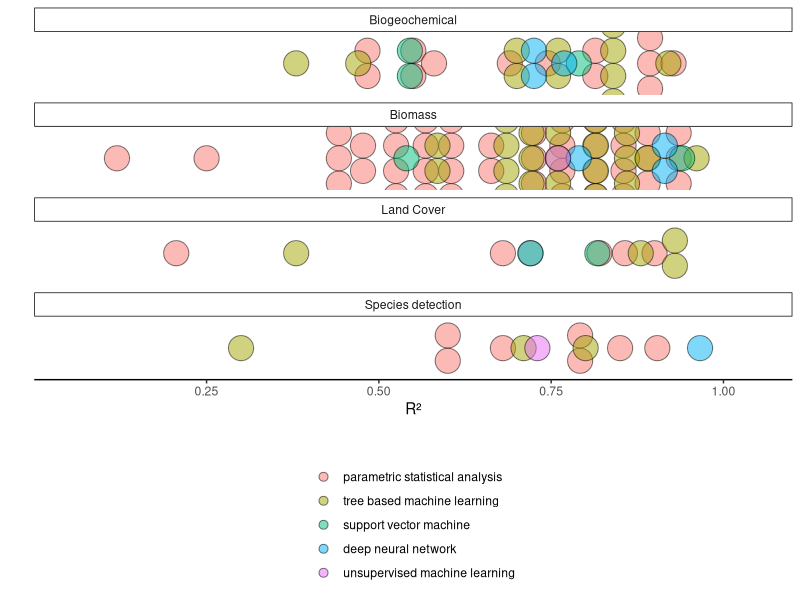
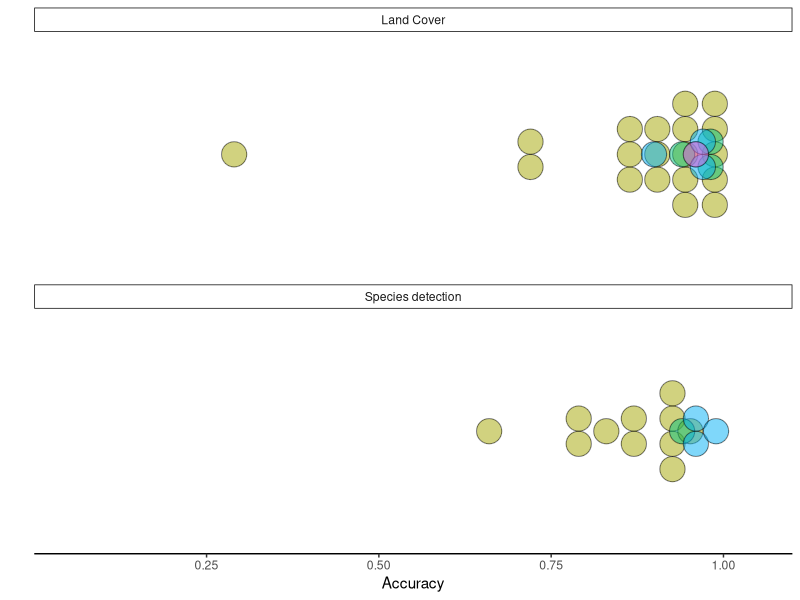
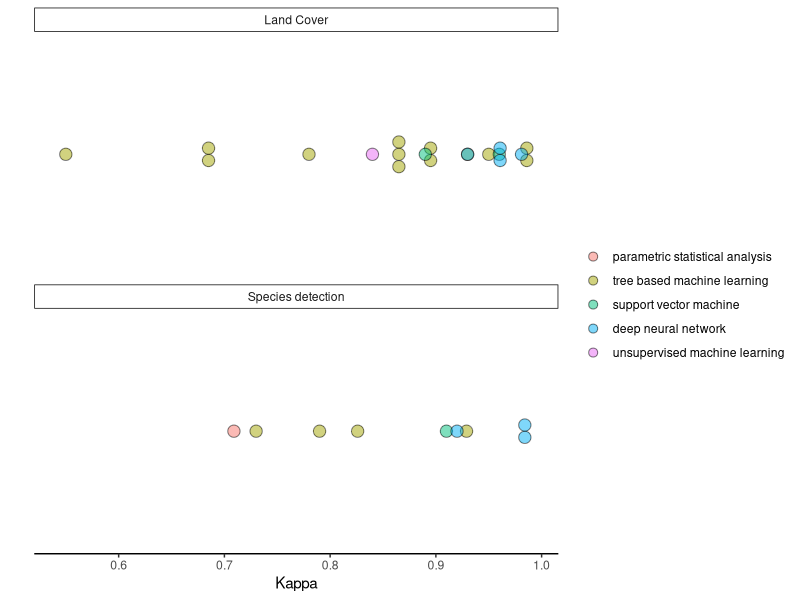
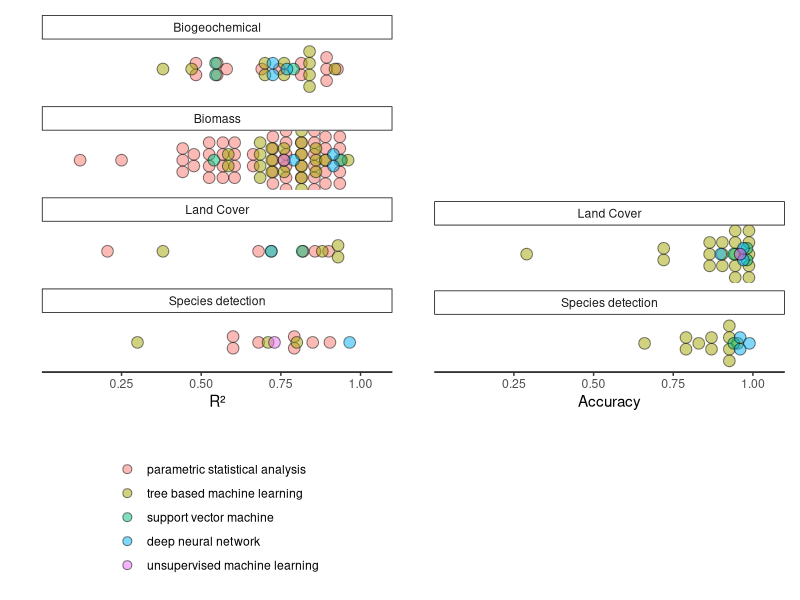

The R source for these figures, in order:
### load packages

library(tidyverse)
library(ggplot2)
library(readxl)
library(patchwork)

################################################################################

### directly read the excel file. no need for two files: 
excel <- read_excel("data/data_extraction/data_extraction_final.xlsx", skip = 1, na = c("","NA"))
meta <- excel[,c(2:10,18:20,40:43)]
### data also with the accuracy values
data <- excel[,c(2,11:17,21:38,39)]


### delete now empty rows to receive a "true" metadata table for our 272 articles
meta <- filter(meta, !(is.na(Title)))

### make variables into factors
str(meta)
meta[,c(2,6,8:15)] <- meta[,c(2,6,8:15)] |>
  mutate_if(sapply(meta[,c(2,6,8:15)], is.character), as.factor)


str(data)
data[,c(2:7,9:13,15:26)] <- data[,c(2:7,9:13,15:26)] |>
  mutate_if(sapply(data[,c(2:7,9:13,15:26)], is.character), as.factor)
data$Accuracy_value <- as.numeric(data$Accuracy_value)


################################################################################

acc<- data |>
  select(DOI, Accuracy_value,Accuracy_assessment , Habitat_quality_grouped, algorithm_grouped) |>
  filter(!(is.na(algorithm_grouped) & is.na(Habitat_quality_grouped) & is.na(Accuracy_value) & is.na(Accuracy_assessment))) |> 
  group_by(DOI) |>                                      ### group articles by DOI 
  fill(algorithm_grouped,.direction = "down") |>        ### fill NAs by the variable that sits above 
  fill(Habitat_quality_grouped,.direction = "down") |>
  fill(Accuracy_assessment, .direction = "down") |>
  filter(Habitat_quality_grouped != "Other") |>
  ungroup()


### rename algorithms
acc$algorithm_grouped <- case_when(
  acc$algorithm_grouped %in% c("linear", "Non-linear") ~ "parametric statistical analysis",
  acc$algorithm_grouped == "tree" ~ "tree based machine learning",
  acc$algorithm_grouped == "svm" ~ "support vector machine",
  acc$algorithm_grouped %in% c("nn", "dlnn") ~ "deep neural network",
  acc$algorithm_grouped == "unsupervised" ~ "unsupervised machine learning",
  acc$algorithm_grouped == "missing" ~ "missing",
  TRUE ~ "other"
)


acc$algorithm_grouped <- factor(acc$algorithm_grouped,
                                  levels = c("missing","other",
                                             "parametric statistical analysis",
                                             "tree based machine learning",
                                             "support vector machine",
                                             "deep neural network",
                                             "unsupervised machine learning"))


### trying out plots for accessing R2 values for different habitat traits
## algorithmen aufräumen wie in anderem Plot
## darstellung von NATURA 2000 plots?


r2 <- acc |>
  filter(Accuracy_assessment == "R²" & algorithm_grouped != "other" & algorithm_grouped != "missing")|>
ggplot(aes(x = Accuracy_value, y = "", fill = algorithm_grouped))+
  geom_dotplot(stackdir = "center", alpha = 0.5, dotsize = 1)+
  facet_wrap(vars(Habitat_quality_grouped),
             nrow = 4)+
  theme_classic()+
  labs(x = "R²", y = "", fill =  "")+
  scale_x_continuous(breaks = c(0.25,0.5,0.75,1),
                     limits = c(0,1.1),
                     expand = c(0,0))+
  theme(axis.line.y = element_blank(), axis.ticks.y = element_blank())+
  theme(strip.background = element_rect(linewidth = 0.5))+
  theme(legend.position = "bottom", 
        legend.key.spacing.y = unit(0, "pt"))+
  guides(fill = guide_legend(direction = "vertical"))
r2

## adding mean and SE (but applies her for all groups)
 # geom_point(stat="summary", fun.y="mean", size = 2.5) + 
 # geom_errorbar(stat="summary", fun.data="mean_se", fun.args = list(mult = 1.96), width=0) 


ac <- acc |>
  filter(Accuracy_assessment == "Accuracy" & algorithm_grouped != "other" & algorithm_grouped != "missing")|>
  filter(Habitat_quality_grouped != "Biomass") |> ## biomass without observations but occured in the plot???
ggplot( aes(x = Accuracy_value, y = "", fill = algorithm_grouped))+
  geom_dotplot(stackdir = "center", alpha = 0.5, dotsize = 1)+
  facet_wrap(vars(Habitat_quality_grouped), nrow = 2)+
  theme_classic()+
  labs(x = "Accuracy", y = "", fill =  "")+
  scale_x_continuous(breaks = c(0.25,0.5,0.75,1),
                     limits = c(0,1.1),
                     expand = c(0,0)) +
  theme(axis.line.y = element_blank(), axis.ticks.y = element_blank())+
  theme(strip.background = element_rect(linewidth = 0.5))+
  theme(legend.position = "none")
ac

acc |>
  filter(Accuracy_assessment == "Kappa" & algorithm_grouped != "other" & algorithm_grouped != "missing")|>
ggplot( aes(x = Accuracy_value, y = "", fill = algorithm_grouped))+
  geom_dotplot(stackdir = "center", alpha = 0.5, dotsize = 0.8)+
  facet_wrap(vars(Habitat_quality_grouped), nrow=2)+
  theme_classic()+
  labs(x = "Kappa", y = "", fill =  "")+
  theme(axis.line.y = element_blank(), axis.ticks.y = element_blank())+
  theme(strip.background = element_rect(linewidth = 0.5))


r2 | (plot_spacer() / ac) 

#ggsave("figures/methodsuccess.pdf", width = 16, height = 16, units = "cm")
